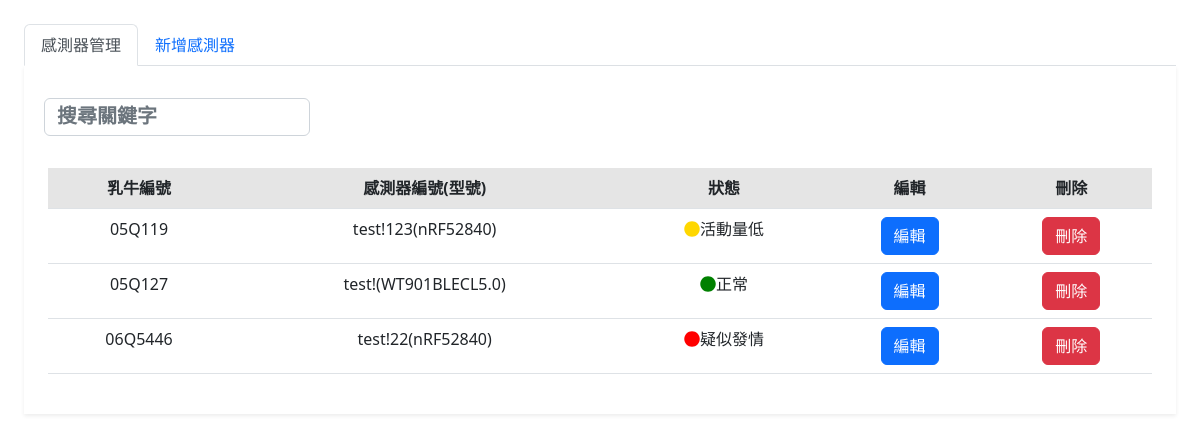
Before: /fEnvironment/sensorManagement/sensorManagement.php with the older database file.
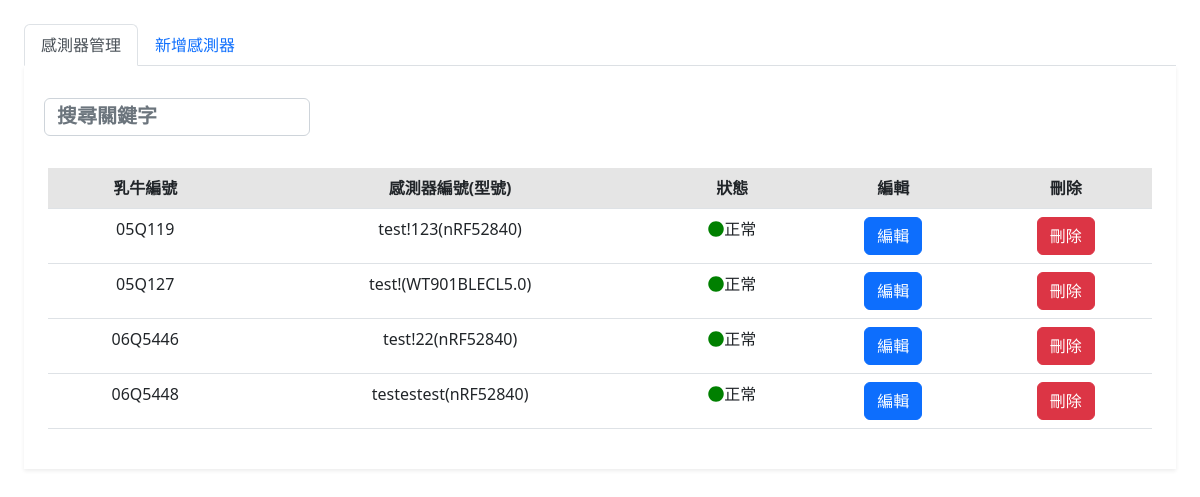
After: the same page with the newer database file.
### tables this page shows
CREATE TABLE `sensor_management` (
  `uuid` varchar(64) NOT NULL,
  `model` varchar(64) NOT NULL,
  `states` varchar(64) NOT NULL,
  `cid` varchar(64) NOT NULL,
  `recordTime` timestamp NOT NULL DEFAULT current_timestamp()
);

### fEnvironment/sensorManagement/sensorManagement.php (the view, shortened to what this page needs)
<?php
require_once("../../SQLServer.php");
?>
<!DOCTYPE html>
<html lang="zh-TW">
<head>
  <link href="https://cdn.jsdelivr.net/npm/bootstrap@5.2.2/dist/css/bootstrap.min.css" rel="stylesheet">
  <link rel="stylesheet" href="../../css/text_box2.css">
  <link rel="stylesheet" href="../../css/indexcss.css">
  <link rel="stylesheet" TYPE="text/css" href="https://cdnjs.cloudflare.com/ajax/libs/font-awesome/4.7.0/css/font-awesome.css">
  <link rel="stylesheet" href="https://use.fontawesome.com/releases/v5.8.2/css/all.css">
</head>
<body>
  <div name="content" style="width:100%; height: 100vh ;   padding:1.5rem  ;   ">
    <div class="tab-content">
      <ul class="nav nav-tabs" role="tablist">
        <li class="nav-item">
          <a href="#sensorManagement" class="nav-link active" data-toggle="tab">感測器管理</a>
        </li>
        <li class="nav-item">
          <a href="#addSensorDevices" class="nav-link" data-toggle="tab">新增感測器</a>
        </li>
      </ul>
      <div class="tab-pane active bg-white shadow-sm p-4" id="sensorManagement">
        <div class="row">
          <div class="col-md-3 p-2">
            <input type="search" class="search form-control" data-table="table table-hover" placeholder="搜尋關鍵字" style="width:100%;">
          </div>
        </div>
        <br>
        <div class="table-responsive" style="overflow-y: hidden;">
          <div id="cow_table" style="text-align:center;">
            <table id="rule" class="table table-hover">
              <thead>
                <tr class="table-active">
                  <th>乳牛編號</th>
                  <th>感測器編號(型號)</th>
                  <th>狀態</th>
                  <th>編輯</th>
                  <th>刪除</th>
                </tr>
              </thead>
              <tbody>
                <?php
                $query = "SELECT * FROM sensor_management ";
                $query .= "ORDER BY cid ";
                $result = mysqli_query($db_link, $query);
                $i = 1;
                while ($row = mysqli_fetch_array($result)) {
                  $cid = $row['cid'];
                  $uuid = $row['uuid'];
                  $model = $row['model'];
                  $states = $row['states'];
                ?>
                  <tr>
                    <td><?php echo $cid ?></td>
                    <td><?php echo $uuid . '(' . $model . ")" ?></td>
                    <td><?php
                        if ($states == '未連接') {
                          echo "<i class=\"fas fa-circle\" style=\"color: gray;\"></i>";
                        } elseif ($states == '正常') {
                          echo "<i class=\"fas fa-circle\" style=\"color: green;\"></i>";
                        } elseif ($states == '疑似發情' || $states == '發情') {
                          echo "<i class=\"fas fa-circle\" style=\"color: red;\"></i>";
                        } else {
                          echo "<i class=\"fas fa-circle\" style=\"color: gold;\"></i>";
                        }
                        echo $states ?></td>
                    <td><button class="view_data btn btn-primary" GetUuid="<?php echo $uuid;
                                                                            ?>">編輯</button></td>
                    <?php
                    echo "<td><button id=\"linkDel_$i\" onclick=\"#del\" class=\"btn btn-danger\">刪除</button></td>";
                    ?>
                  </tr>
                <?php
                  $i += 1;
                }
                ?>
              </tbody>
            </table>
          </div>
        </div>
      </div>
    </div>
  </div>
</body>
</html>

Changed rows visible on the page:
changed sensor_management "test!123": states "活動量低" → "正常"
changed sensor_management "test!22": states "疑似發情" → "正常"
added sensor_management: cid "06Q5448", uuid "testestest", model "nRF52840", states "正常"
